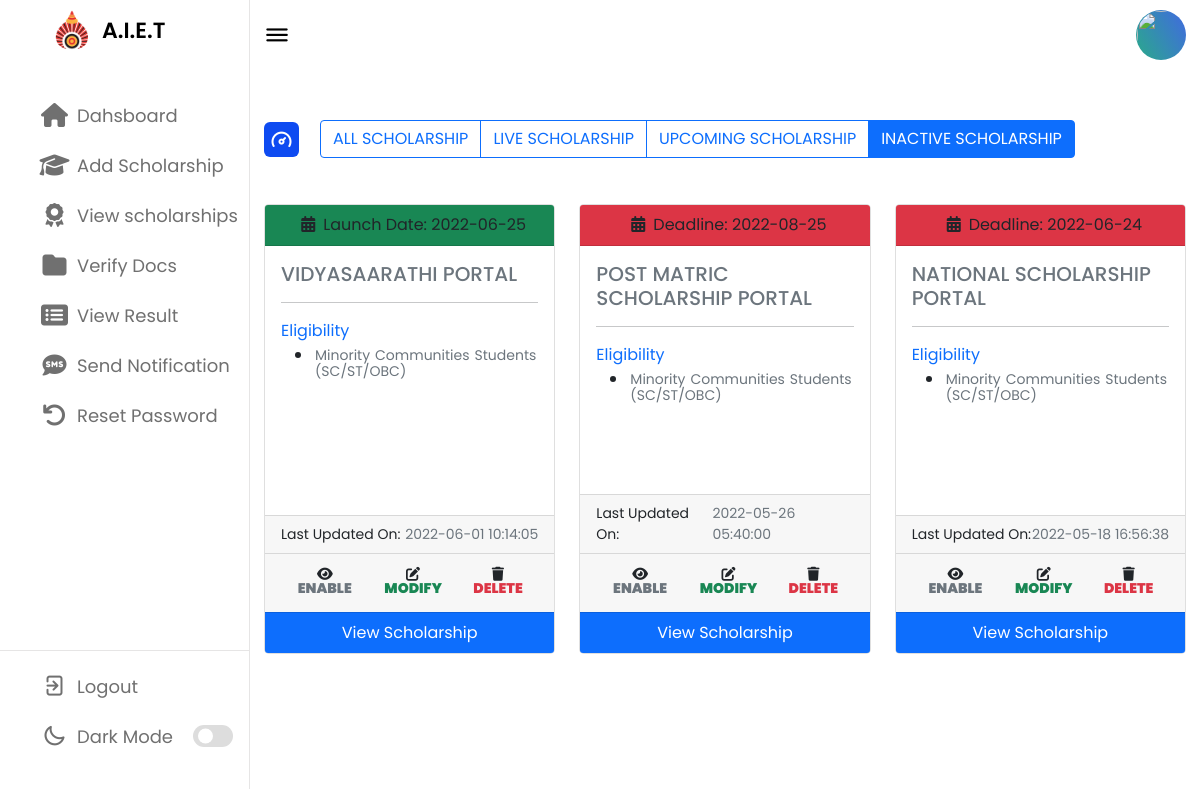
Page /Admin_Dashboard_Panel/inactive-scholarship.php (signed in) on the committed database.
### tables this page shows
CREATE TABLE `elig_req` (
  `sch_name` varchar(255) DEFAULT NULL,
  `minority` varchar(255) DEFAULT NULL,
  `sc_st` varchar(255) DEFAULT NULL,
  `girls` varchar(255) DEFAULT NULL,
  `community` varchar(255) DEFAULT NULL,
  `military` varchar(255) DEFAULT NULL,
  `pwd` varchar(255) DEFAULT NULL,
  `athletic` varchar(255) DEFAULT NULL,
  `other_sch` varchar(255) DEFAULT NULL
);

CREATE TABLE `scholarship_details` (
  `id` int(11) NOT NULL,
  `sch_name` varchar(255) DEFAULT NULL,
  `sch_provider` varchar(255) DEFAULT NULL,
  `sch_start_date` date DEFAULT NULL,
  `sch_type` varchar(100) DEFAULT NULL,
  `sch_deadline` date DEFAULT NULL,
  `sch_mode` varchar(50) DEFAULT NULL,
  `sch_link` varchar(512) NOT NULL,
  `status` varchar(20) DEFAULT 'active',
  `created_at` timestamp NOT NULL DEFAULT current_timestamp() ON UPDATE current_timestamp()
);

### Admin_Dashboard_Panel/inactive-scholarship.php (the view, shortened to what this page needs)
<?php
include("admin-layout.php");
require_once("../db/config.php");
$sql = "SELECT * FROM scholarship_details t1 INNER JOIN elig_req t2 ON t2.sch_name = t1.sch_name WHERE (status != 'active') ORDER BY created_at DESC";
?>
<div class="dash-content">
    <div class="overview">
        <div class="title">
            <i class="uil uil-tachometer-fast-alt"></i>
            <span class="text">
                <div class="container">
                    <div class="btn-group" role="group" aria-label="Basic radio toggle button group">
                        <label class="btn btn-outline-primary" for="btnradio1" onclick="window.location.href = 'all-scholarships.php';">ALL SCHOLARSHIP</label>
                        <label class="btn btn-outline-primary" for="btnradio2" onclick="window.location.href = 'live-scholarship.php';">LIVE SCHOLARSHIP</label>
                        <label class="btn btn-outline-primary" for="btnradio3" onclick="window.location.href = 'upcoming-scholarship.php';">UPCOMING SCHOLARSHIP</label>
                        <label class="btn btn-outline-primary" for="btnradio3" onclick="window.location.href = 'inactive-scholarship.php';">INACTIVE SCHOLARSHIP</label>
                    </div>
                </div>
            </span>
        </div>
        <div class="row">
            <?php
            if ($result = $link->query($sql)) {
                if ($result->num_rows > 0) {
                    while ($row = $result->fetch_array()) { ?>
                        <div class="col-sm-4">
                            <div class="card mt-3">
                                <div class="card-header text-center <?php echo ($row['sch_start_date'] > date("Y-m-d")) ? 'bg-success' : 'bg-danger'; ?>">
                                    <i class="fa-solid fa-calendar-days px-2"></i><?php echo ($row['sch_start_date'] > date("Y-m-d")) ? "Launch Date: " . $row["sch_start_date"] : "Deadline: " . $row["sch_deadline"]; ?>
                                </div>
                                <div class="card-body">
                                    <h5 class="card-title txt"><a class="text-decoration-none text-secondary" href="<?php echo $row['sch_link'] ?>" target="_blank" rel="noopener noreferrer"><?php echo $row["sch_name"] ?></a></h5>
                                    <hr>
                                    <div class="card-text-body">
                                        <div class="card-text text-primary">Eligibility</div>
                                        <ul>
                                            <?php if (!empty($row['minority'])) { ?>
                                                <li>
                                                    <p><small class="text-muted"><?php echo $row['minority']; ?></small></p>
                                                </li>
                                            <?php } ?>
                                    </div>
                                </div>
                                <div class="card-footer d-flex justify-content-between">
                                    <small> Last Updated On:</small>
                                    <small class="text-muted"><?php echo $row['created_at'] ?></small>
                                </div>
                                <div class="card-footer">
                                    <div class="d-flex justify-content-center">
                                        <div class="btn btn-sm"><i class="fas fa-eye" aria-hidden="true">
                                                <?php echo "<a class='px-1 text-decoration-none text-muted' onclick=\"return confirm('Do you really want to Enable this scholarship?')\" href=\"../scholarship-operation/activate-scholarship.php?id=" . $row['id'] . " \">ENABLE</a>"; ?>
                                            </i></div>
                                        <div class="btn btn-sm"><i class="fas fa-edit" aria-hidden="true">
                                                <?php echo "<a class='px-1 text-decoration-none text-success' onclick=\"return confirm('Do you really want to modify this scholarship?')\" href=\"modify-scholarship.php?id=" . $row['id'] . " \">MODIFY</a>"; ?>
                                            </i></div>
                                        <div class="btn btn-sm"><i class="fa fa-trash" aria-hidden="true">
                                                <?php echo "<a class='px-1 text-decoration-none text-danger' onclick=\"return confirm('Do you really want to delete this scholarship?')\" href=\"../scholarship-operation/delete-scholarship.php?id=" . $row['id'] . " \">DELETE</a>"; ?>
                                            </i></div>
                                    </div>
                                </div>
                                <div class="card-footer text-center bg-primary">
                                    <a href="../scholarship-operation/scholarship-details.php?id=<?php echo urlencode($row['id']) ?>" class="text-decoration-none text-white">View Scholarship</a>
                                </div>
                            </div>
                        </div>
            <?php    }
                } else {
                    echo "<br>";
                    echo "There are currently no scholarships inactive.";
                }
            } else {
                echo "ERROR: Could not able to execute $sql. " . $mysqli->error;
            }
            ?>
        </div>
    </div>
</div>

### assets/style/style_admin.css (style rules this page uses)
* { margin: 0; padding: 0; box-sizing: border-box; font-family: 'Poppins', sans-serif; }
:root { --primary-color: #0E4BF1; --panel-color: #FFF; --text-color: #000; --black-light-color: #707070; --border-color: #e6e5e5; --toggle-color: #DDD; --box1-color: #4DA3FF; --box2-color: #FFE6AC; --box3-color: #E7D1FC; --title-icon-color: #fff; --tran-05: all 0.5s ease; --tran-03: all 0.3s ease; --tran-03: all 0.2s ease; }
body { min-height: 100vh; background-color: var(--primary-color); }
label, body.dark .nav-links li a:hover i, body.dark .nav-links li a:hover .link-name { color: var(--text-color); }
.dashboard .dash-content { padding-top: 50px; }
.dash-content .title { display: flex; align-items: center; margin: 60px 0 30px 0; }
.dash-content .title i { position: relative; height: 35px; width: 35px; background-color: var(--primary-color); border-radius: 6px; color: var(--title-icon-color); display: flex; align-items: center; justify-content: center; font-size: 24px; }
.dash-content .title .text { font-size: 24px; font-weight: 500; color: var(--text-color); margin-left: 10px; }

### Admin_Dashboard_Panel/inactive-scholarship.php (style rules this page uses)
.card { border-radius: 5px; height: 450px; }
.card-text-body { margin-top: 10px; height: calc(100% - 300px); }
p { margin: 0; padding: 2px; text-align: justify; text-justify: initial; word-break: break-all; line-height: 1; }

### rows in the picture
elig_req: scholarship_details.sch_start_date "2022-06-25", sch_name "VIDYASAARATHI PORTAL", minority "Minority Communities Students(SC/ST/OBC)", scholarship_details.created_at "2022-06-01 10:14:05"
elig_req: scholarship_details.sch_deadline "2022-08-25", sch_name "POST MATRIC SCHOLARSHIP PORTAL", minority "Minority Communities Students(SC/ST/OBC)", scholarship_details.created_at "2022-05-26 05:40:00"
elig_req: scholarship_details.sch_deadline "2022-06-24", sch_name "NATIONAL SCHOLARSHIP PORTAL", minority "Minority Communities Students(SC/ST/OBC)", scholarship_details.created_at "2022-05-18 16:56:38"
